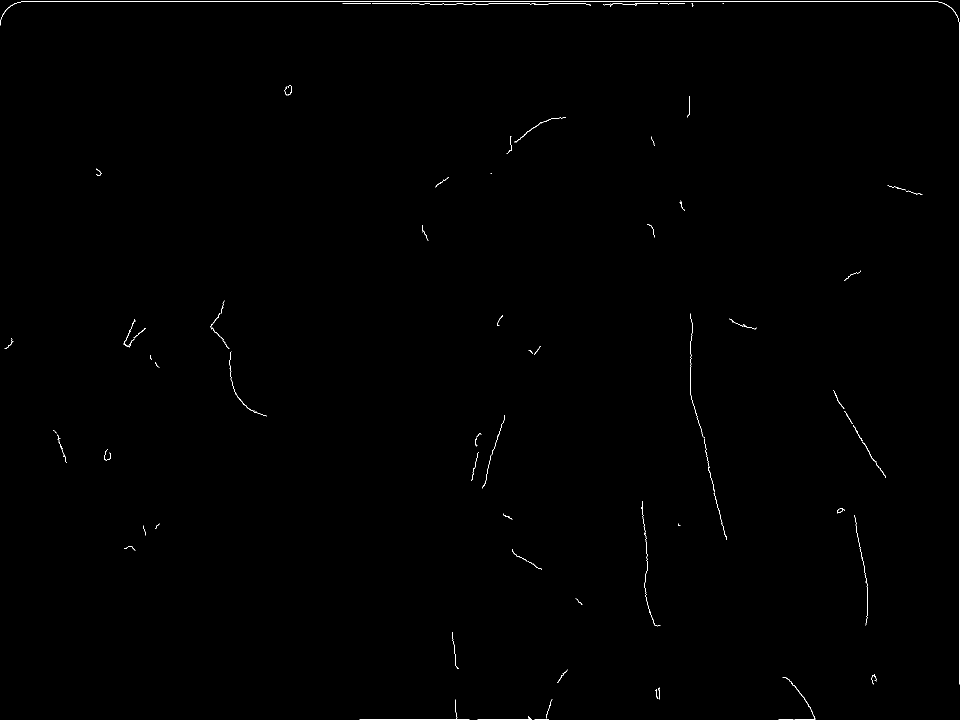
#> input picture downloads/colour-recovery-single-frame/example/control.png, 1920 x 1440 px (shown at 1/2 size)
$ python composite_still.py ../../../../../downloads/colour-recovery-single-frame/example/control.png ../../../../../downloads/colour-recovery-single-frame/example/control.png ../../../../../downloads/colour-recovery-single-frame/example/control.png
#> lines starting #> are read from the running program, lines starting #| are printed output that depends on the picture; after the words box and inside, x2 and y2 are one past the last pixel; in counts of white or black regions, pixels touching at a corner belong together
### wip/cloud/cloud-stills/balanced/tools/build_chroma_luma_composites.py
#!/usr/bin/env python3
from __future__ import annotations

import argparse
import csv
import json
import os
from pathlib import Path
from typing import Any


IMAGE_EXTS = {".png", ".jpg", ".jpeg", ".webp", ".bmp", ".tif", ".tiff"}
PREFERRED_KONTEXT_RESOLUTIONS = [
    (672, 1568),
    (688, 1504),
    (720, 1456),
    (752, 1392),
    (800, 1328),
    (832, 1248),
    (880, 1184),
    (944, 1104),
    (1024, 1024),
    (1104, 944),
    (1184, 880),
    (1248, 832),
    (1328, 800),
    (1392, 752),
    (1456, 720),
    (1504, 688),
    (1568, 672),
]


def load_pillow():
    try:
        from PIL import Image, ImageDraw, ImageOps
    except (ImportError, ModuleNotFoundError) as exc:
        raise SystemExit(
            "This script requires Pillow. Run it with the same Python environment used for "
            "scripts/run_prompt_experiment.py, or install Pillow into the active environment."
        ) from exc
    return Image, ImageDraw, ImageOps


def repo_root() -> Path:
    return Path(__file__).resolve().parents[1]


# [6 lines left out: function resolve_path, not called in this run]


def load_json(path: Path) -> Any:
    return json.loads(path.read_text(encoding="utf-8"))


def write_json(path: Path, payload: Any) -> None:
    path.parent.mkdir(parents=True, exist_ok=True)
    Path(filesystem_path(path)).write_text(json.dumps(payload, indent=2), encoding="utf-8")


def filesystem_path(path: Path) -> str:
    """Return a Windows extended-length path for APIs that still hit MAX_PATH."""
    raw = str(path.resolve())
    if os.name != "nt" or raw.startswith("\\\\?\\"):
        return raw
    if raw.startswith("\\\\"):
        return "\\\\?\\UNC\\" + raw[2:]
    return "\\\\?\\" + raw


# [5 lines left out: function path_is_file, not called in this run]


def image_file(path: Path) -> bool:
    return path_is_file(path) and path.suffix.lower() in IMAGE_EXTS


# [14 lines left out: function find_single_output, not called in this run]


def composite_source_luma_with_result_chroma(
    source_path: Path,
    result_path: Path,
    output_path: Path,
    chroma_crop_box: list[int] | None = None,
    geometry_mode: str = "flux-kontext-inverse",
    flux_kontext_crop_box: list[int] | None = None,
    flux_kontext_x_offset: int = 0,
    flux_kontext_y_offset: int = 0,
    flux_kontext_border_fill: str = "source",
    output_crop_box: list[int] | None = None,
    shadow_chroma_mode: str = "none",
    shadow_luma_start: int = 24,
    shadow_luma_end: int = 80,
    shadow_min_generated_weight: float = 0.15,
) -> dict[str, Any]:
#> called with geometry_mode = 'flux-kontext-inverse', flux_kontext_x_offset = 0, flux_kontext_y_offset = 0, flux_kontext_border_fill = 'edge', shadow_chroma_mode = 'neutral', shadow_luma_start = 32, shadow_luma_end = 96, shadow_min_generated_weight = 0.05
    Image, ImageDraw, ImageOps = load_pillow()
    source = Image.open(filesystem_path(source_path)).convert("RGB")
#> source is the input picture: PIL image 1920x1440 RGB; 0.3% white in thin lines or dots
    result = Image.open(filesystem_path(result_path)).convert("RGB")
    if chroma_crop_box:
        result = result.crop(tuple(int(value) for value in chroma_crop_box))

    source_y, source_cb, source_cr = source.convert("YCbCr").split()
#> source_y: PIL image 1920x1440 L; 0.3% white in thin lines or dots
#> source_cb: PIL image 1920x1440 L; every value is 128
    if geometry_mode == "flux-kontext-inverse":
        result_cb, result_cr = inverse_flux_kontext_chroma_to_source(
            source,
            result,
            crop_box=tuple(int(value) for value in flux_kontext_crop_box) if flux_kontext_crop_box else None,
            x_offset=flux_kontext_x_offset,
            y_offset=flux_kontext_y_offset,
            border_fill=flux_kontext_border_fill,
        )
    else:
        if result.size != source.size:
            result = result.resize(source.size, resample=Image.Resampling.LANCZOS)
        _, result_cb, result_cr = result.convert("YCbCr").split()
    shadow_metrics = apply_shadow_chroma_gate(
        source_y,
        source_cb,
        source_cr,
        result_cb,
        result_cr,
        mode=shadow_chroma_mode,
        luma_start=shadow_luma_start,
        luma_end=shadow_luma_end,
        min_generated_weight=shadow_min_generated_weight,
    )
    composite = Image.merge("YCbCr", (source_y, result_cb, result_cr)).convert("RGB")
    if output_crop_box:
        composite = composite.crop(tuple(int(value) for value in output_crop_box))

    output_path.parent.mkdir(parents=True, exist_ok=True)
    composite.save(filesystem_path(output_path))
    return shadow_metrics


def clamp_int(value: int, low: int, high: int) -> int:
    return min(max(int(value), low), high)


def apply_shadow_chroma_gate(
    source_y,
    source_cb,
    source_cr,
    result_cb,
    result_cr,
    *,
    mode: str,
    luma_start: int,
    luma_end: int,
    min_generated_weight: float,
) -> dict[str, Any]:
    """Limit generated chroma in low-confidence shadows using original source luma."""
    if mode == "none":
        return {"shadow_chroma_mode": "none"}
    if mode not in {"neutral", "source"}:
        raise ValueError(f"Unsupported shadow chroma mode: {mode}")

    Image, _, _ = load_pillow()
    luma_start = clamp_int(luma_start, 0, 255)
    luma_end = clamp_int(luma_end, 0, 255)
    if luma_end <= luma_start:
        raise ValueError("--shadow-luma-end must be greater than --shadow-luma-start")
    min_generated_weight = min(max(float(min_generated_weight), 0.0), 1.0)

    if mode == "neutral":
        base_cb = Image.new("L", result_cb.size, 128)
        base_cr = Image.new("L", result_cr.size, 128)
    else:
        base_cb = source_cb
        base_cr = source_cr

    weight_lut: list[int] = []
    for value in range(256):
        if value <= luma_start:
            weight = min_generated_weight
        elif value >= luma_end:
            weight = 1.0
        else:
            t = (value - luma_start) / (luma_end - luma_start)
            smooth = t * t * (3.0 - 2.0 * t)
            weight = min_generated_weight + (1.0 - min_generated_weight) * smooth
        weight_lut.append(round(weight * 255))

    generated_weight = source_y.point(weight_lut, "L")
    gated_cb = Image.composite(result_cb, base_cb, generated_weight)
    gated_cr = Image.composite(result_cr, base_cr, generated_weight)
    result_cb.paste(gated_cb)
    result_cr.paste(gated_cr)

    histogram = source_y.histogram()
    total = max(sum(histogram), 1)
    deep_shadow_pixels = sum(histogram[: luma_start + 1])
    transition_pixels = sum(histogram[luma_start + 1 : luma_end])
    return {
        "shadow_chroma_mode": mode,
        "shadow_luma_start": luma_start,
        "shadow_luma_end": luma_end,
        "shadow_min_generated_weight": min_generated_weight,
        "deep_shadow_ratio": deep_shadow_pixels / total,
        "transition_shadow_ratio": transition_pixels / total,
    }


def flux_kontext_target_size(source_size: tuple[int, int]) -> tuple[int, int]:
    source_w, source_h = source_size
    source_aspect = source_w / source_h
    _, width, height = min(
        (abs(source_aspect - width / height), width, height)
        for width, height in PREFERRED_KONTEXT_RESOLUTIONS
    )
    return width, height


def flux_kontext_source_crop(
    source_size: tuple[int, int],
    target_size: tuple[int, int],
    *,
    x_offset: int = 0,
    y_offset: int = 0,
) -> tuple[int, int, int, int]:
#> called with source_size = (1920, 1440), target_size = (1184, 880), x_offset = 0, y_offset = 0
    source_w, source_h = source_size
    target_w, target_h = target_size
#> target_w = 1184; target_h = 880
    old_aspect = source_w / source_h
    new_aspect = target_w / target_h
#> new_aspect = 1.35
    x = 0
    y = 0
    if old_aspect > new_aspect:
        x = round((source_w - source_w * (new_aspect / old_aspect)) / 2)
    elif old_aspect < new_aspect:
        y = round((source_h - source_h * (old_aspect / new_aspect)) / 2)
#> y = 6
    crop_w = source_w - x * 2
    crop_h = source_h - y * 2
#> crop_h = 1428
    x = min(max(x + int(x_offset), 0), source_w - crop_w)
    y = min(max(y + int(y_offset), 0), source_h - crop_h)
    return x, y, x + crop_w, y + crop_h


def inverse_flux_kontext_chroma_to_source(
    source,
    result,
    *,
    crop_box: tuple[int, int, int, int] | None = None,
    x_offset: int = 0,
    y_offset: int = 0,
    border_fill: str = "source",
):
    Image, _, _ = load_pillow()
    source_w, source_h = source.size
    target_size = flux_kontext_target_size(source.size)
    if crop_box is None:
        crop_box = flux_kontext_source_crop(source.size, target_size, x_offset=x_offset, y_offset=y_offset)
#> crop_box = (0, 6, 1920, 1434)
    crop_w = crop_box[2] - crop_box[0]
#> crop_w = 1920
    crop_h = crop_box[3] - crop_box[1]
#> crop_h = 1428

    _, result_cb, result_cr = result.convert("YCbCr").split()
    cb_crop = result_cb.resize((crop_w, crop_h), resample=Image.Resampling.LANCZOS)
#> cb_crop: PIL image 1920x1428 L; every value is 128
    cr_crop = result_cr.resize((crop_w, crop_h), resample=Image.Resampling.LANCZOS)

    if border_fill == "edge":
        source_cb = edge_extend_channel(cb_crop, source.size, crop_box)
        source_cr = edge_extend_channel(cr_crop, source.size, crop_box)
    else:
        _, source_cb, source_cr = source.convert("YCbCr").split()
    source_cb.paste(cb_crop, (crop_box[0], crop_box[1]))
    source_cr.paste(cr_crop, (crop_box[0], crop_box[1]))
    return source_cb, source_cr


def edge_extend_channel(channel, canvas_size: tuple[int, int], crop_box: tuple[int, int, int, int]):
#> called with canvas_size = (1920, 1440), crop_box = (0, 6, 1920, 1434)
    Image, _, _ = load_pillow()
    canvas_w, canvas_h = canvas_size
    left, top, right, bottom = crop_box
#> left = 0; top = 6; right = 1920; bottom = 1434
    canvas = Image.new("L", canvas_size)
#> canvas: PIL image 1920x1440 L; every value is 0
    canvas.paste(channel, (left, top))
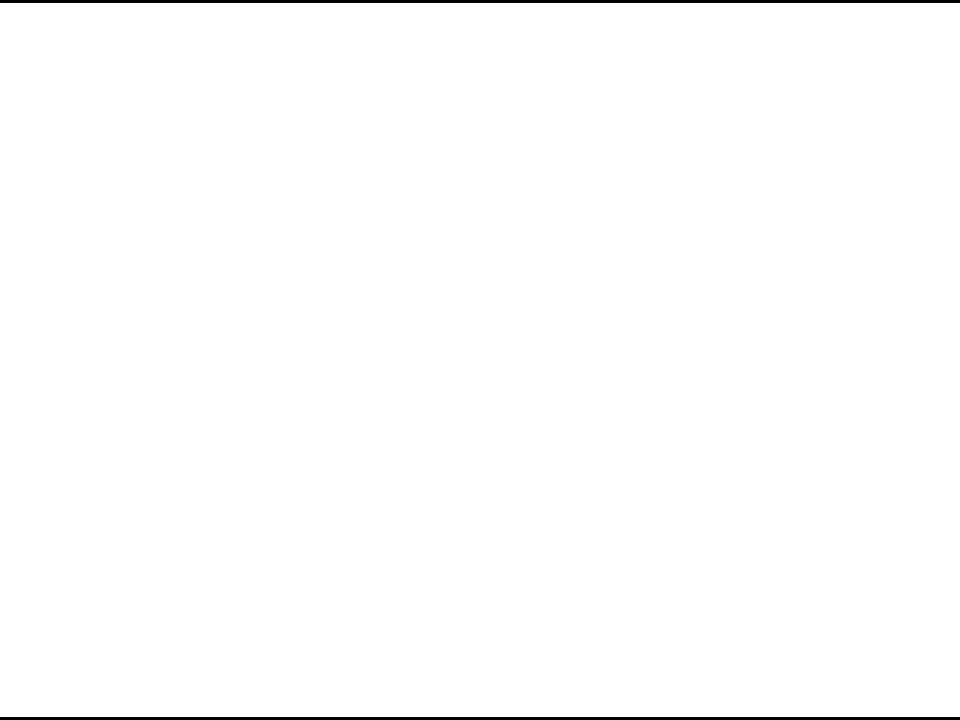
#> canvas: PIL image 1920x1440 L (shown at 1/2 size); values 0 (black) and 128 (white), 99.2% white; 2 black regions, box (x1, y1, x2, y2) and area: (0, 0, 1920, 6) 11520, (0, 1434, 1920, 1440) 11520
    if top > 0:
        canvas.paste(channel.crop((0, 0, channel.width, 1)).resize((channel.width, top)), (left, 0))
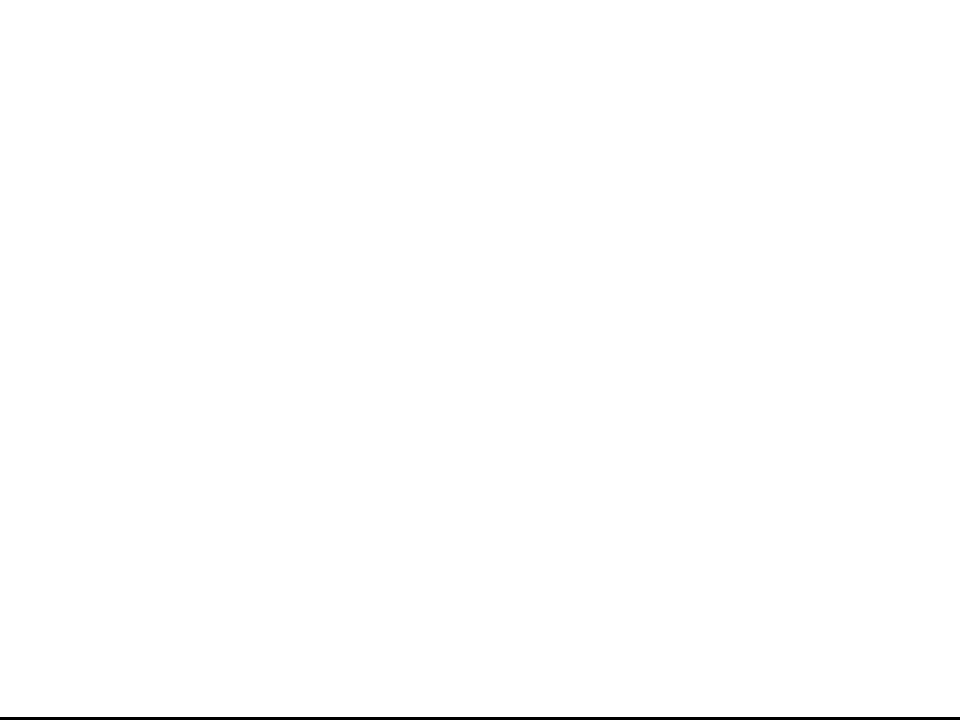
#> canvas: PIL image 1920x1440 L (shown at 1/2 size); values 0 (black) and 128 (white), 99.6% white; 1 black region, box (x1, y1, x2, y2) and area: (0, 1434, 1920, 1440) 11520
    if bottom < canvas_h:
        canvas.paste(
            channel.crop((0, channel.height - 1, channel.width, channel.height)).resize((channel.width, canvas_h - bottom)),
            (left, bottom),
        )
    if left > 0:
        canvas.paste(canvas.crop((left, 0, left + 1, canvas_h)).resize((left, canvas_h)), (0, 0))
    if right < canvas_w:
        canvas.paste(canvas.crop((right - 1, 0, right, canvas_h)).resize((canvas_w - right, canvas_h)), (right, 0))
    return canvas


# [276 lines left out: functions make_panel, make_contact_sheet, iter_manifest_entries, write_review_csv, build_from_manifest, main, not called in this run]


# [2 lines that do not run on import are left out]

### wip/cloud/cloud-stills/balanced/tools/composite_still.py
#!/usr/bin/env python3
"""Put the graph's colour on the frame's own brightness.

  python composite_still.py faded_frame.png t185_palette_00001_.png palette.png
palette.png is the still the H3 graph uses as its three references.
"""
import sys
from pathlib import Path
from build_chroma_luma_composites import composite_source_luma_with_result_chroma

composite_source_luma_with_result_chroma(Path(sys.argv[1]), Path(sys.argv[2]), Path(sys.argv[3]), geometry_mode='flux-kontext-inverse',
                                         flux_kontext_border_fill='edge', shadow_chroma_mode='neutral', shadow_luma_start=32,
                                         shadow_luma_end=96, shadow_min_generated_weight=0.05)
#> in apply_shadow_chroma_gate, `generated_weight = source_y.point(weight_lut, "L")`: generated_weight: PIL image 1920x1440 L; values 13 (black) and 255 (white), 0.3% white in thin lines or dots
#> in apply_shadow_chroma_gate, `histogram = source_y.histogram()`: histogram = 256 values, max 2756621 at index 0, min 0 at index 1, mean 10800
#> in apply_shadow_chroma_gate, `total = max(sum(histogram), 1)`: total = 2764800
#> in apply_shadow_chroma_gate, `deep_shadow_pixels = sum(histogram[: luma_start + 1])`: deep_shadow_pixels = 2756621
#> in apply_shadow_chroma_gate, `transition_pixels = sum(histogram[luma_start + 1 : luma_end])`: transition_pixels = 0
#> in composite_source_luma_with_result_chroma, `shadow_metrics = apply_shadow_chroma_gate( source_y, source_cb, source..`: shadow_metrics = {'shadow_chroma_mode': 'neutral', 'shadow_luma_start': 32, 'shadow_luma_end': 96, 'shadow_min_generated_weight': 0.05, 'deep_shadow_ratio': 0.997, 'transition_shadow_ratio': 0}
